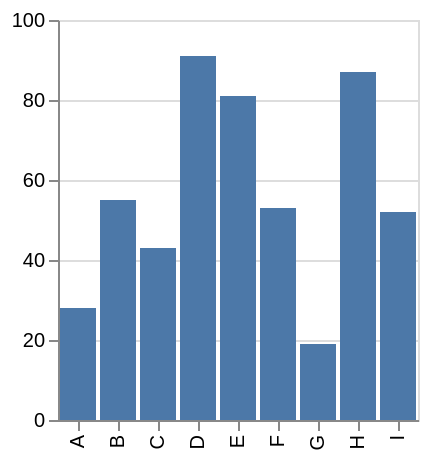

The specification (Vega-Lite) saved for this image:
### Vega specification from a JSON file in a GitHub repository (floating-point values rounded to 4 significant figures)
{"$schema": "https://vega.github.io/schema/vega/v5.json", "description": "Field definition's title is applied to both axis title and tooltip's field title. Meanwhile, axis.title is specific to axis.", "background": "white", "padding": 5, "height": 200, "style": "cell", "data": [{"name": "source_0", "values": [{"a": "A", "b": 28}, {"a": "B", "b": 55}, {"a": "C", "b": 43}, {"a": "D", "b": 91}, {"a": "E", "b": 81}, {"a": "F", "b": 53}, {"a": "G", "b": 19}, {"a": "H", "b": 87}, {"a": "I", "b": 52}]}, {"name": "data_0", "source": "source_0", "transform": [{"type": "stack", "groupby": ["a"], "field": "b", "sort": {"field": [], "order": []}, "as": ["b_start", "b_end"], "offset": "zero"}, {"type": "filter", "expr": "isValid(datum[\"b\"]) && isFinite(+datum[\"b\"])"}]}], "signals": [{"name": "x_step", "value": 20}, {"name": "width", "update": "bandspace(domain('x').length, 0.1, 0.05) * x_step"}], "marks": [{"name": "marks", "type": "rect", "style": ["bar"], "from": {"data": "data_0"}, "encode": {"update": {"tooltip": {"signal": "{\"a\": isValid(datum[\"a\"]) ? datum[\"a\"] : \"\"+datum[\"a\"], \"b\": format(datum[\"b\"], \"\")}"}, "fill": {"value": "#4c78a8"}, "ariaRoleDescription": {"value": "bar"}, "description": {"signal": "\"a: \" + (isValid(datum[\"a\"]) ? datum[\"a\"] : \"\"+datum[\"a\"]) + \"; b: \" + (format(datum[\"b\"], \"\"))"}, "x": {"scale": "x", "field": "a"}, "width": {"scale": "x", "band": 1}, "y": {"scale": "y", "field": "b_end"}, "y2": {"scale": "y", "field": "b_start"}}}}], "scales": [{"name": "x", "type": "band", "domain": {"data": "data_0", "field": "a", "sort": true}, "range": {"step": {"signal": "x_step"}}, "paddingInner": 0.1, "paddingOuter": 0.05}, {"name": "y", "type": "linear", "domain": {"data": "data_0", "fields": ["b_start", "b_end"]}, "range": [{"signal": "height"}, 0], "nice": true, "zero": true}], "axes": [{"scale": "y", "orient": "left", "gridScale": "x", "grid": true, "tickCount": {"signal": "ceil(height/40)"}, "domain": false, "labels": false, "aria": false, "maxExtent": 0, "minExtent": 0, "ticks": false, "zindex": 0}, {"scale": "x", "orient": "bottom", "grid": false, "labelAlign": "right", "labelAngle": 270, "labelBaseline": "middle", "zindex": 0}, {"scale": "y", "orient": "left", "grid": false, "labelOverlap": true, "tickCount": {"signal": "ceil(height/40)"}, "zindex": 0}], "config": {"normalizedNumberFormat": ".2%"}}
